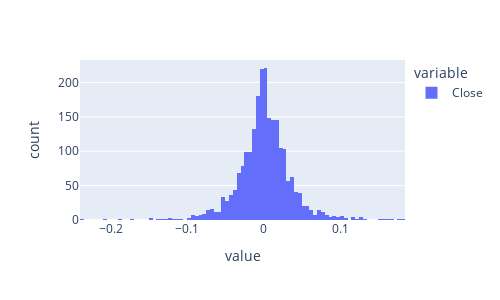

Notebook code cell kept with this figure:
### Code cell
#Histogram
log_returns.plot(kind='hist').update_layout(autosize=False,width=500,height=300)

### Figure 1 — Plotly figure (JSON) as saved in the notebook; plotly's stock layout.template omitted (floating-point values rounded to 4 significant figures; data arrays with more than 128 entries replaced by an {"elided": "..."} marker saying what was removed)
{"data": [{"alignmentgroup": "True", "bingroup": "x", "hovertemplate": "variable=Close<br>value=%{x}<br>count=%{y}<extra></extra>", "legendgroup": "Close", "marker": {"color": "#636efa", "pattern": {"shape": ""}}, "name": "Close", "offsetgroup": "Close", "orientation": "v", "showlegend": true, "type": "histogram", "x": {"elided": "2325 float values"}, "xaxis": "x", "yaxis": "y"}], "layout": {"autosize": false, "barmode": "relative", "height": 300, "legend": {"title": {"text": "variable"}, "tracegroupgap": 0}, "margin": {"t": 60}, "width": 500, "xaxis": {"anchor": "y", "autorange": true, "domain": [0, 1], "range": [-0.24, 0.185], "title": {"text": "value"}, "type": "linear"}, "yaxis": {"anchor": "x", "autorange": true, "domain": [0, 1], "range": [0, 232.6], "title": {"text": "count"}}}}
